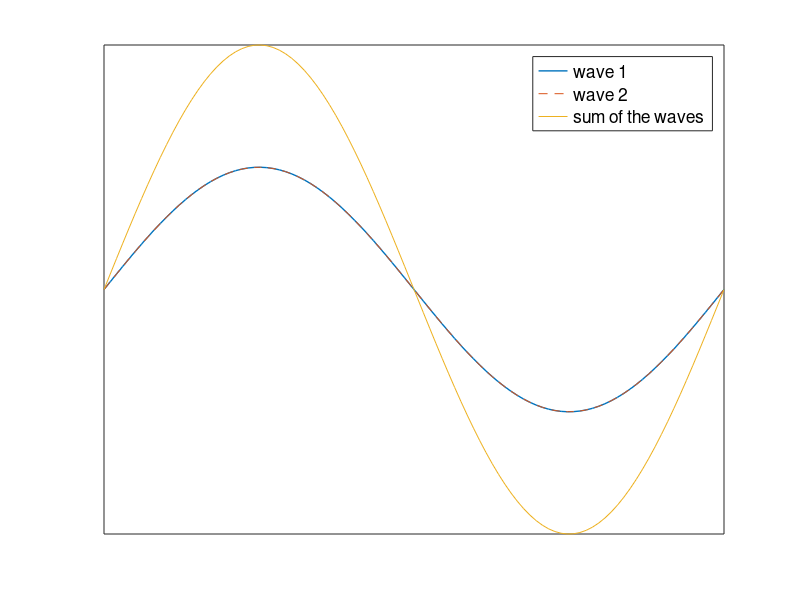
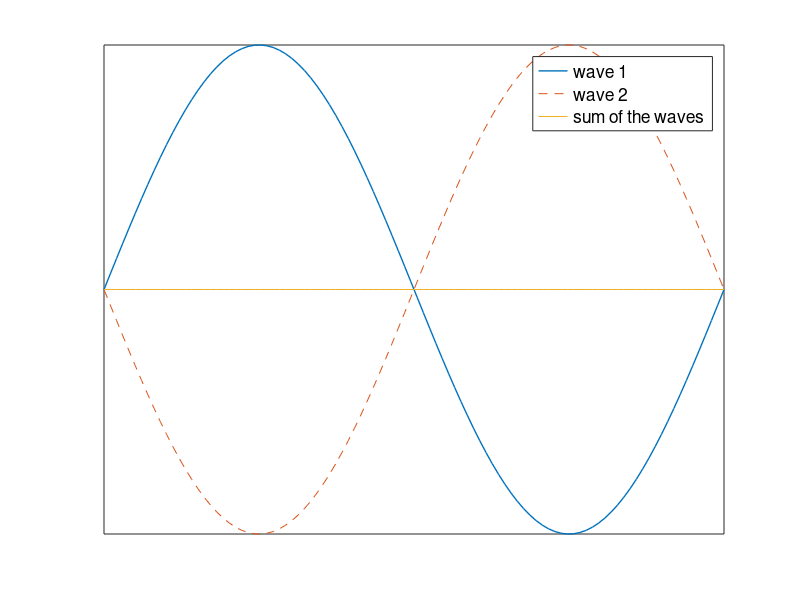
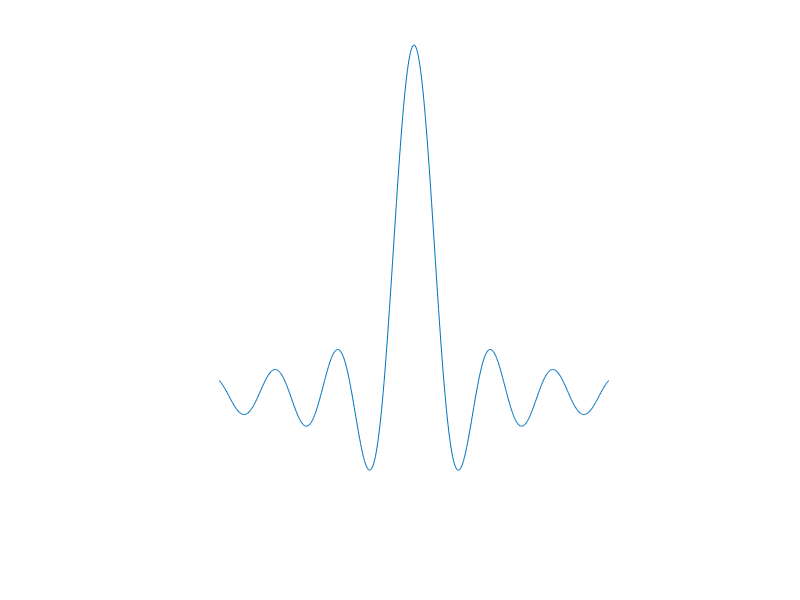

Reproduce these figures in MATLAB, in order.
% constructive and destructive interfeerence
x = linspace(0,2*pi,100);
figure
plot(x,sin(x),'linewidth',1)
hold on
plot(x,sin(x),'linestyle','--')
plot(x,sin(x)+sin(x))
legend('wave 1','wave 2','sum of the waves')
axis tight
grid minor
set(gca, 'YTick',[], 'XTick',[],'fontsize',14)

figure
plot(x,sin(x),'linewidth',1)
hold on
plot(x,sin(x+pi),'linestyle','--')
plot(x,sin(x)+sin(pi+x))
legend('wave 1','wave 2','sum of the waves')
axis tight
grid minor
set(gca, 'YTick',[], 'XTick',[],'fontsize',14)


% Arbitrary sinc function
figure
X = linspace(-2*pi, 2*pi, 500);
plot(X,sinc(X))
axis off